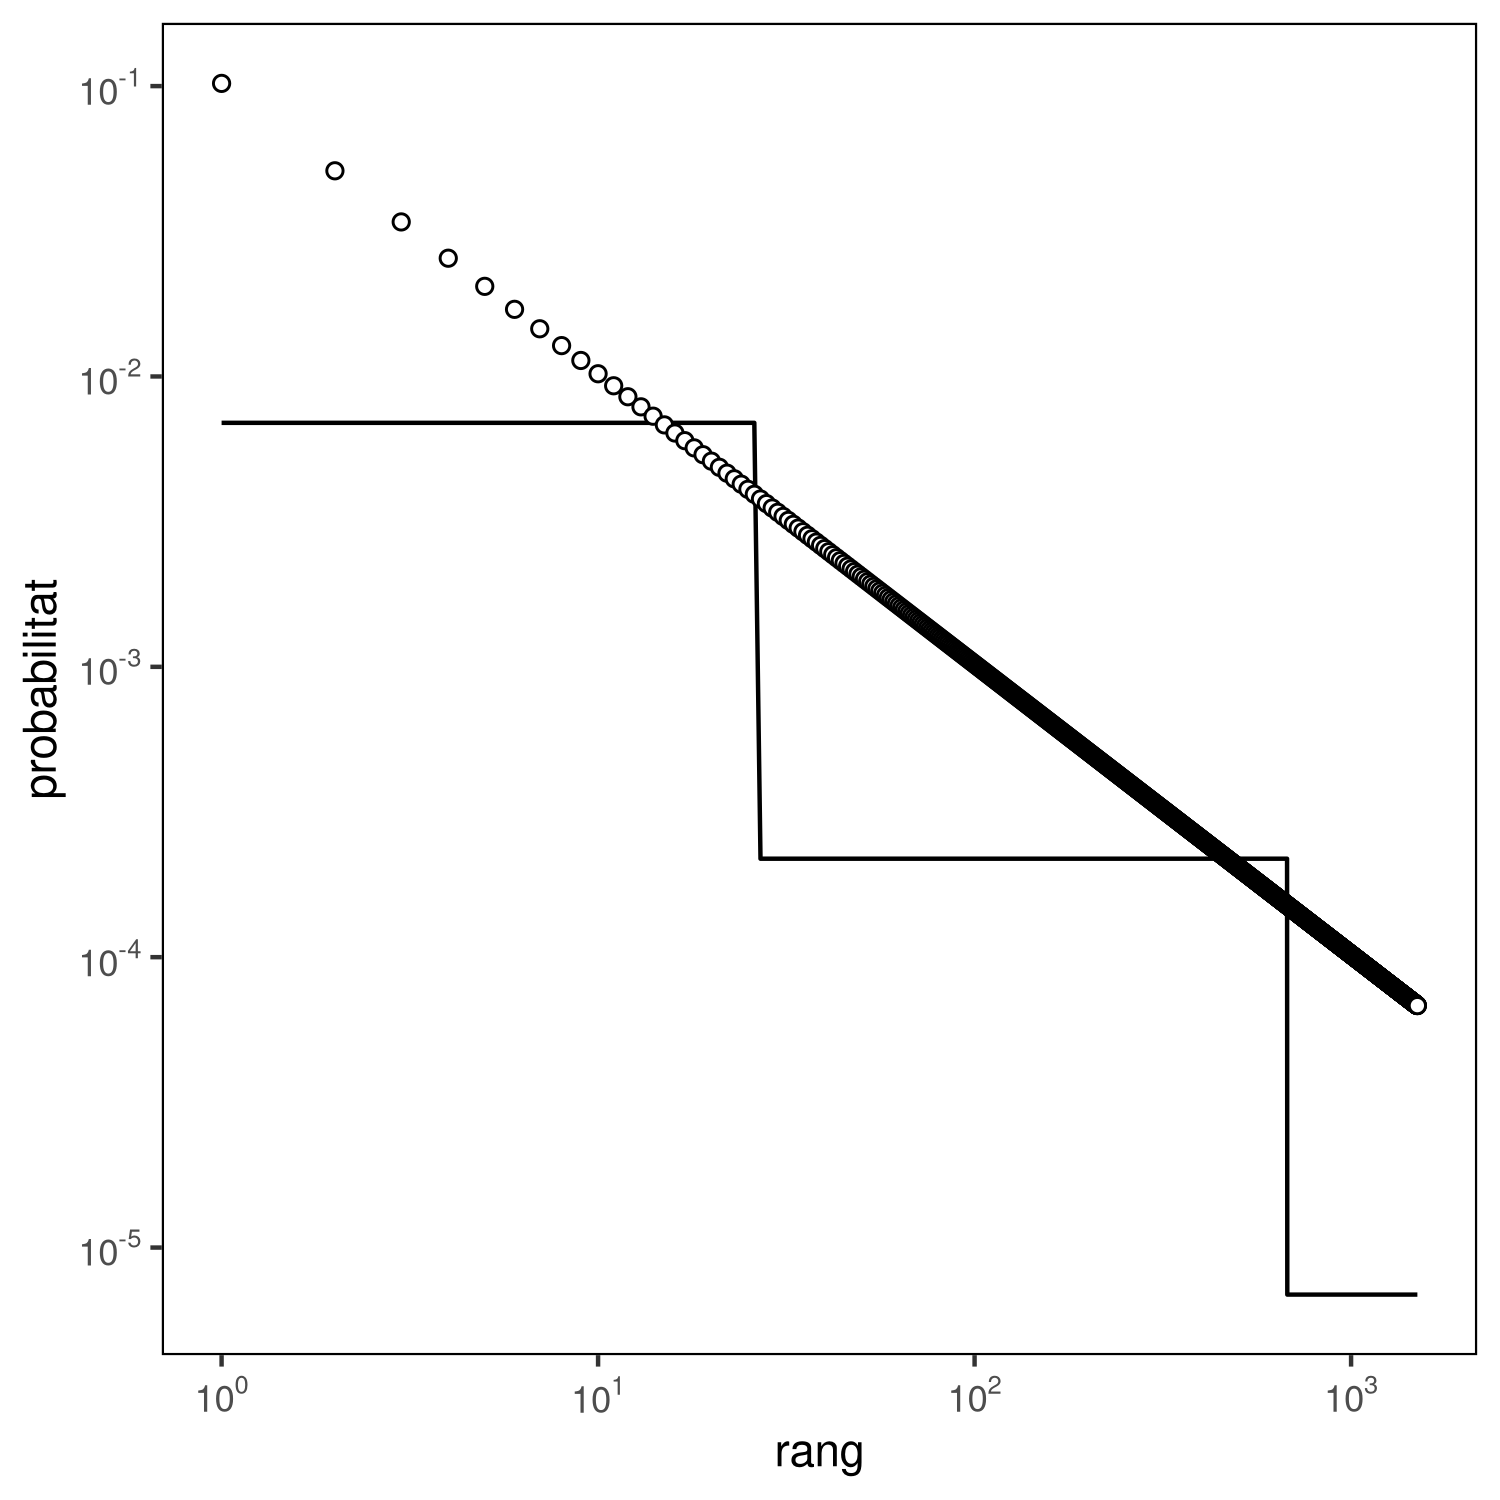

The script that drew this image:
source("../util.R")
library(ggplot2)
library(purrr)

right_truncated_zeta <- function(r, r_max, gamma) {
    1/sum((1:r_max)^(-gamma)) * r^(-gamma)
}

random_typing <- function(r, N, pi) {
    l <- map_int(r, ~which(.x <= N^(1:5))[[1]])
    ((1-pi)^(l-1) * pi) / N^l
}

df <- data.frame(rank=1:1500)
df["p_zeta"] <- right_truncated_zeta(df["rank"], 10000, 1)
df["p_typing"] <- random_typing(df[,"rank"], 26, 0.18)

plot <- ggplot(df, aes(rank)) +
    geom_line(aes(y = p_typing)) +
    geom_point(aes(y = p_zeta, shape = "circle", fill = 'solid')) +
    scale_y_log10(
        n.breaks = 5,
        labels = scales::trans_format("log10", scales::math_format(10^.x))
    ) +
    scale_x_log10(
        n.breaks = 5,
        labels = scales::trans_format("log10", scales::math_format(10^.x))
    ) +
    xlab("rang") +
    ylab("probabilitat")
plot <- my_transparent_theme(plot)

save_figure(plot, "typing_zeta.png")
